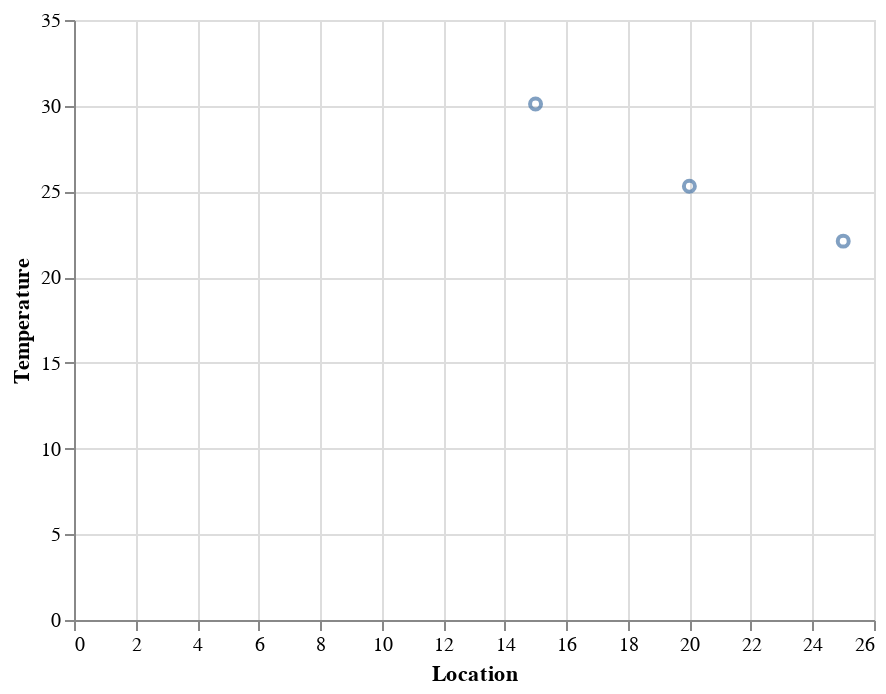

Notebook code cell kept with this figure:
### Markdown cell above
The library allows us to add special features. For instance, we can add a "Tooltip" where are mouse tells us which city it is.

### Code cell
chart = (alt.Chart(df)
           .mark_point()
           .encode(x = "Location",
                   y = "Temperature",
                   tooltip = "City"
           ))
chart

### Figure 1 — Vega-Lite specification as saved in the notebook (floating-point values rounded to 4 significant figures)
{"config": {"view": {"continuousWidth": 400, "continuousHeight": 300}}, "data": {"name": "data-01f6c0ce602ba9a31f43297baf548395"}, "mark": "point", "encoding": {"tooltip": {"type": "nominal", "field": "City"}, "x": {"type": "quantitative", "field": "Location"}, "y": {"type": "quantitative", "field": "Temperature"}}, "$schema": "https://vega.github.io/schema/vega-lite/v4.8.1.json", "datasets": {"data-01f6c0ce602ba9a31f43297baf548395": [{"City": "New York", "Temperature": 25.3, "Location": 20.0, "Population": 10000000}, {"City": "Philadelphia", "Temperature": 30.1, "Location": 15.0, "Population": 10000000}, {"City": "Boston", "Temperature": 22.1, "Location": 25.0, "Population": 500000}]}}
